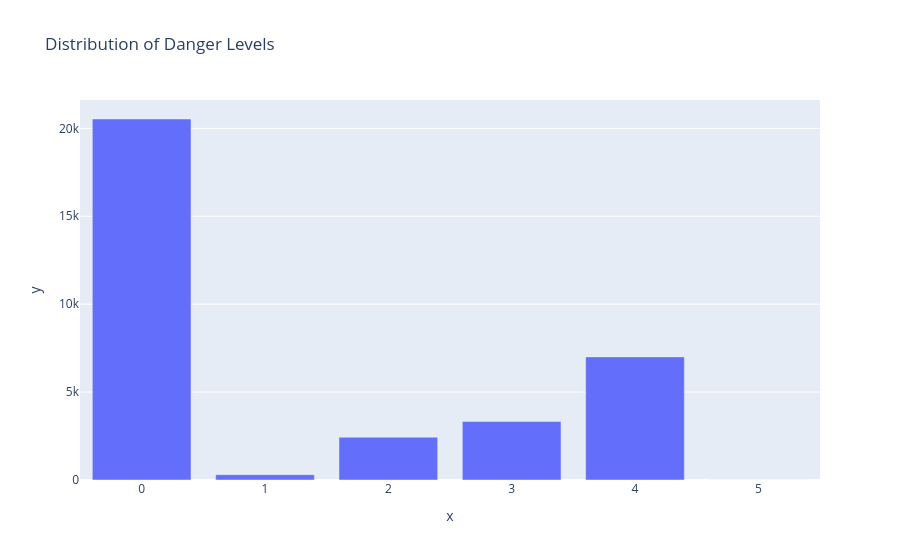

Write notebook code for a chart like this one.
### Markdown cell above
Let's take a look into the distribution of DangerLevel, which we are trying to predict in the dataset

### Code cell
# Create the bar chart using Plotly Express without altering the DataFrame
fig = px.bar(df['DangerLevel'].value_counts(), x=df['DangerLevel'].unique(), y=df['DangerLevel'].value_counts(), 
             title='Distribution of Danger Levels')

# Show the plot
fig.show()

### Figure 1 — Plotly figure (JSON) as saved in the notebook; plotly's stock layout.template omitted (floating-point values rounded to 4 significant figures)
{"data": [{"alignmentgroup": "True", "hovertemplate": "x=%{x}<br>y=%{y}<extra></extra>", "legendgroup": "", "marker": {"color": "#636efa", "pattern": {"shape": ""}}, "name": "", "offsetgroup": "", "orientation": "v", "showlegend": false, "textposition": "auto", "type": "bar", "x": [0, 4, 3, 2, 1, 5], "xaxis": "x", "y": [20533, 7002, 3328, 2435, 304, 1], "yaxis": "y"}], "layout": {"barmode": "relative", "legend": {"tracegroupgap": 0}, "title": {"text": "Distribution of Danger Levels"}, "xaxis": {"anchor": "y", "domain": [0, 1], "title": {"text": "x"}}, "yaxis": {"anchor": "x", "domain": [0, 1], "title": {"text": "y"}}}}
